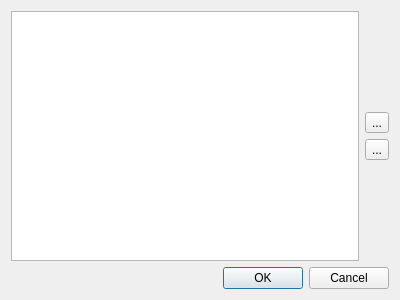
<?xml version="1.0" encoding="UTF-8"?>
<ui version="4.0">
 <class>BookmarkManagerDialog</class>
 <widget class="QDialog" name="BookmarkManagerDialog">
  <property name="geometry">
   <rect>
    <x>0</x>
    <y>0</y>
    <width>400</width>
    <height>300</height>
   </rect>
  </property>
  <property name="windowTitle">
   <string>Bookmark Manager</string>
  </property>
  <layout class="QGridLayout" name="gridLayout">
   <item row="0" column="0">
    <widget class="QTableView" name="bookmarksTableView"/>
   </item>
   <item row="0" column="1">
    <layout class="QVBoxLayout" name="verticalLayout">
     <item>
      <spacer name="verticalSpacer">
       <property name="orientation">
        <enum>Qt::Vertical</enum>
       </property>
       <property name="sizeHint" stdset="0">
        <size>
         <width>20</width>
         <height>40</height>
        </size>
       </property>
      </spacer>
     </item>
     <item>
      <widget class="QToolButton" name="upToolButton">
       <property name="text">
        <string>...</string>
       </property>
      </widget>
     </item>
     <item>
      <widget class="QToolButton" name="downToolButton">
       <property name="text">
        <string>...</string>
       </property>
      </widget>
     </item>
     <item>
      <spacer name="verticalSpacer_2">
       <property name="orientation">
        <enum>Qt::Vertical</enum>
       </property>
       <property name="sizeHint" stdset="0">
        <size>
         <width>20</width>
         <height>40</height>
        </size>
       </property>
      </spacer>
     </item>
    </layout>
   </item>
   <item row="1" column="0" colspan="2">
    <widget class="QDialogButtonBox" name="buttonBox">
     <property name="orientation">
      <enum>Qt::Horizontal</enum>
     </property>
     <property name="standardButtons">
      <set>QDialogButtonBox::Cancel|QDialogButtonBox::Ok</set>
     </property>
    </widget>
   </item>
  </layout>
 </widget>
 <resources/>
 <connections>
  <connection>
   <sender>buttonBox</sender>
   <signal>accepted()</signal>
   <receiver>BookmarkManagerDialog</receiver>
   <slot>accept()</slot>
   <hints>
    <hint type="sourcelabel">
     <x>248</x>
     <y>254</y>
    </hint>
    <hint type="destinationlabel">
     <x>157</x>
     <y>274</y>
    </hint>
   </hints>
  </connection>
  <connection>
   <sender>buttonBox</sender>
   <signal>rejected()</signal>
   <receiver>BookmarkManagerDialog</receiver>
   <slot>reject()</slot>
   <hints>
    <hint type="sourcelabel">
     <x>316</x>
     <y>260</y>
    </hint>
    <hint type="destinationlabel">
     <x>286</x>
     <y>274</y>
    </hint>
   </hints>
  </connection>
 </connections>
</ui>
